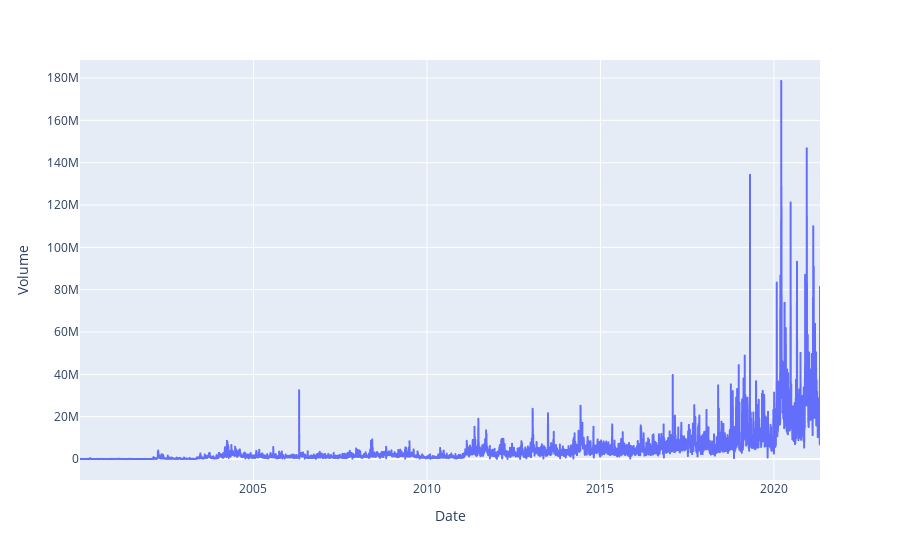

Notebook cell for this chart:
### Code cell
sb.set_theme()
sb.set(rc={'figure.figsize':(15,8)})
fig = px.line(df, x='Date', y="Volume")  #Plot Volume by Date
# fig = px.scatter(df, x="Date", y="Volume", color="Date", size="Volume")
fig.show()

### Figure 1 — Plotly figure (JSON) as saved in the notebook; plotly's stock layout.template omitted (floating-point values rounded to 4 significant figures; data arrays with more than 128 entries replaced by an {"elided": "..."} marker saying what was removed)
{"data": [{"hovertemplate": "Date=%{x}<br>Volume=%{y}<extra></extra>", "legendgroup": "", "line": {"color": "#636efa", "dash": "solid"}, "marker": {"symbol": "circle"}, "mode": "lines", "name": "", "showlegend": false, "x": {"elided": "5306 str values"}, "xaxis": "x", "y": {"elided": "5306 int values"}, "yaxis": "y", "type": "scattergl"}], "layout": {"xaxis": {"anchor": "y", "domain": [0.0, 1.0], "title": {"text": "Date"}}, "yaxis": {"anchor": "x", "domain": [0.0, 1.0], "title": {"text": "Volume"}}, "legend": {"tracegroupgap": 0}, "margin": {"t": 60}}}
